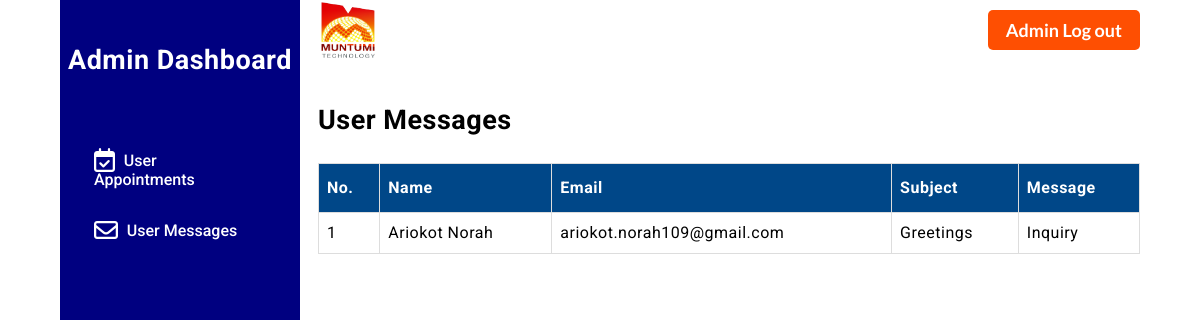
The page /user_msgs on the database its author committed.
### tables this page shows
CREATE TABLE user_msgs (
   id INTEGER PRIMARY KEY AUTOINCREMENT NOT NULL,
   name TEXT,
   email TEXT NOT NULL,
   subject TEXT,
   message TEXT  
);

### app.py (the view)
@app.route("/user_msgs")
def user_msgs():
    userMsg_info = db.execute("SELECT * FROM user_msgs")
    print(userMsg_info)
    keys_list = []
    if userMsg_info:
        for key in userMsg_info[0].keys():
            if "_" in key:
                new_key = key.replace("_", " ").title()
            elif key == "id":
                new_key = " No."
            else:
                new_key = key.title()
            keys_list.append(new_key)
    print(keys_list)
    return render_template("admin_loggedin.html", current_route="user_msgs", keys_list=keys_list, userMsg_info=userMsg_info)

### templates/admin_loggedin.html (shortened to what this page needs)
{% extends "layout.html" %}
{% block body %}
<section class="admin-dashboard" >
        <div class="admin-dashboard-header">
            <img src="../static/Images/Logo/logo-mtm-removebg-preview.png" alt="" class="logo" width="20%" height="">
            <form action="/admin_logout" method="GET" class="header-btn-form">
                <button type="submit" class="header-btn"> Admin Log out</button>
            </form>
        </div>
    <div class="admin-nav">
        <h2 class="admin-nav-title">Admin Dashboard</h2>
        <div class="admin-nav-btn-container">
            <form action="/user_appointments" class="admin-nav-form">
                <button class="admin-nav-btn" type="submit"><i class="fa-regular fa-calendar-check fa-xl admin-nav-icon"></i> User Appointments</button>
            </form>
            <form action="/user_msgs" class="admin-nav-form">
                <button class="admin-nav-btn"><i class="fa-regular fa-envelope fa-xl admin-nav-icon"></i> User Messages</button>
            </form>
        </div>
    </div>
    <div class="admin-dashboard-display">
        {% if current_route == "user_msgs" %}
        <h2  class="admin-section-title"> User Messages</h2>
        <table class="user-msgs-tbl">
            <thead>
                <tr>
                    {% for key in keys_list%}
                    <th>{{ key }}</th>
                    {% endfor %}
                </tr>
            </thead>
            <tbody>
                {% for msg in userMsg_info %}
                            <tr>
                                {% for value in msg.values() %}
                                <td class="button-cell" >{{value}}</td>
                                {% endfor %}
                            </tr>
                    {% endfor %}
            </tbody>
        </table>
        {% endif %}
    </div>
</section>
{% endblock %}

### static/CSS/style.css (style rules this page uses)
* { box-sizing: border-box; }
html { scroll-behavior: smooth; }
body { margin: 0; padding: 0; font-family: 'Roboto', sans-serif; font-size: 1rem; letter-spacing: .5px; line-height: 1.5; }
.hero-btn, .header-btn { background-color:#fe4f02; border: none; border-radius: 5px; font-family: 'Lato', sans-serif; font-size: 1rem; padding: .3em .8em; font-weight: 600; color: #fff; }
.header-btn-form { align-self: center; }
.logo { width:60px; height: 60px; align-self: center; }
.header-btn { justify-self:center; padding: .5em 1em; }
@media (min-width:700px) { body { font-size: 1.125rem; } }
@media (min-width:700px) { .hero-btn, .header-btn { font-size: 1.125rem; padding: .5em 1em; font-weight: 700; } }

### static/CSS/admin.style.css (style rules this page uses)
* { box-sizing: border-box; }
html { scroll-behavior: smooth; }
body { margin: 0; padding: 0; }
.admin-section-title, .admin-nav-title { font-family: 'Roboto', sans-serif; }
.admin-nav-title { text-align: center; }
.login-grid, .admin-reg-grid, .flash-msg-body, .admin-dashboard { display: grid; grid-template-columns: minmax(1em, 1fr) minmax(90%, 1fr) minmax(1em, 1fr); }
::placeholder { text-transform: capitalize; }
.admin-nav { background-color: #000080; background-color: #4f02fe; background-color: #ffbc9e; background-color:#004788; background-color: #000080; }
.admin-nav-title { color: #fff; }
.admin-dashboard-display { padding-left: 1em; }
.admin-dashboard-header { grid-column: 2; display: flex; justify-content: space-between; }
.admin-nav, .admin-dashboard-display { grid-column: 2; padding-block: 1em; }
.admin-nav-btn-container { display: flex; margin-top: 3em; }
.admin-nav-form { padding-left: 1em; }
.admin-nav-btn { background-color:#000080; border: none; color: #fff; font-family: 'Roboto', sans-serif; font-size: 1rem; font-weight: 500; padding: 1em; width: 100%; text-align: left; border-radius: 5px; }
.admin-nav-icon { padding-right: .2em; }
@media (min-width:600px) { .admin-dashboard { display: grid; grid-template-columns: minmax(2em, 1fr) minmax(20%,1fr) minmax(70%,1fr) minmax(2em, 1fr); grid-template-rows: auto 1fr; grid-template-areas: ". aside header ." ". aside display . " ; } }
@media (min-width:600px) { .admin-nav { height: 100vh; grid-area: aside; margin-bottom: 0; } }
@media (min-width:600px) { .admin-dashboard-display { grid-area:display; } }
@media (min-width:600px) { .admin-dashboard-header { grid-area: header; margin-left: 1em; } }
@media (min-width:600px) { .admin-nav-btn-container { flex-direction: column; } }
@media (min-width:600px) { .admin-nav-btn { width: 80%; } }

### static/CSS/schedule.css (style rules this page uses)
* { box-sizing: border-box; }
html { scroll-behavior: smooth; }
body { margin: 0; padding: 0; }

### rows shown on the page
user_msgs: values "1", name "Ariokot Norah", email "ariokot.norah109@gmail.com", subject "Greetings", message "Inquiry"

### other values the page prints
{{ key }} "No." "Name" "Email" "Subject" "Message"
